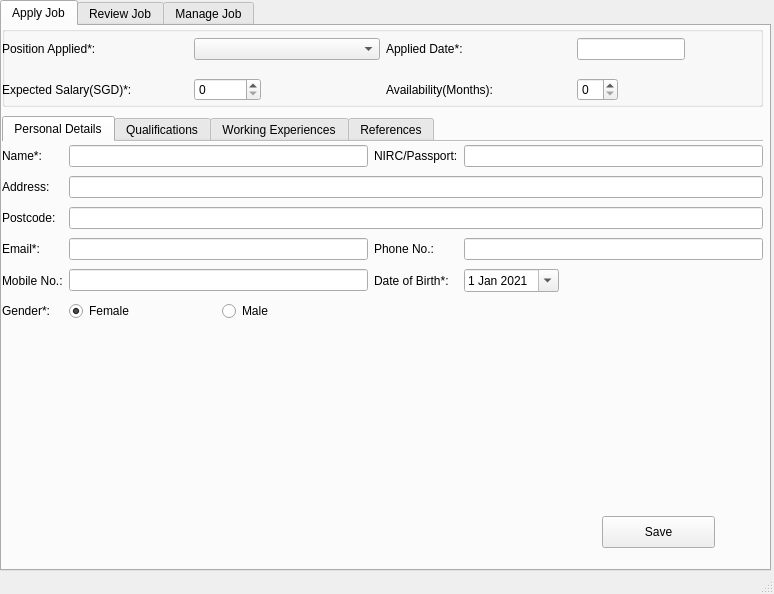
<?xml version="1.0" encoding="UTF-8"?>
<ui version="4.0">
 <class>MainWindow</class>
 <widget class="QMainWindow" name="MainWindow">
  <property name="windowModality">
   <enum>Qt::NonModal</enum>
  </property>
  <property name="geometry">
   <rect>
    <x>0</x>
    <y>0</y>
    <width>774</width>
    <height>594</height>
   </rect>
  </property>
  <property name="windowTitle">
   <string>Job Application Exhibition</string>
  </property>
  <property name="toolTipDuration">
   <number>-1</number>
  </property>
  <property name="layoutDirection">
   <enum>Qt::LeftToRight</enum>
  </property>
  <property name="documentMode">
   <bool>false</bool>
  </property>
  <widget class="QWidget" name="centralwidget">
   <widget class="QTabWidget" name="tabWidgetJob">
    <property name="geometry">
     <rect>
      <x>0</x>
      <y>0</y>
      <width>771</width>
      <height>571</height>
     </rect>
    </property>
    <property name="autoFillBackground">
     <bool>false</bool>
    </property>
    <property name="currentIndex">
     <number>0</number>
    </property>
    <property name="usesScrollButtons">
     <bool>true</bool>
    </property>
    <widget class="QWidget" name="tabApply">
     <attribute name="title">
      <string>Apply Job</string>
     </attribute>
     <widget class="QGroupBox" name="groupBox">
      <property name="geometry">
       <rect>
        <x>0</x>
        <y>0</y>
        <width>761</width>
        <height>81</height>
       </rect>
      </property>
      <property name="title">
       <string/>
      </property>
      <widget class="QWidget" name="gridLayoutWidget">
       <property name="geometry">
        <rect>
         <x>0</x>
         <y>0</y>
         <width>761</width>
         <height>88</height>
        </rect>
       </property>
       <layout class="QGridLayout" name="gridLayout">
        <item row="0" column="1">
         <widget class="QComboBox" name="comboBoxPosition"/>
        </item>
        <item row="2" column="2">
         <widget class="QLabel" name="label_4">
          <property name="text">
           <string>Availability(Months):</string>
          </property>
         </widget>
        </item>
        <item row="2" column="3" alignment="Qt::AlignLeft">
         <widget class="QSpinBox" name="spinBoxAvailabilityMonths"/>
        </item>
        <item row="2" column="1" alignment="Qt::AlignLeft">
         <widget class="QDoubleSpinBox" name="doubleSpinBoxExpSalary">
          <property name="decimals">
           <number>0</number>
          </property>
          <property name="maximum">
           <double>100000.000000000000000</double>
          </property>
          <property name="singleStep">
           <double>500.000000000000000</double>
          </property>
         </widget>
        </item>
        <item row="0" column="2">
         <widget class="QLabel" name="label_2">
          <property name="text">
           <string>Applied Date*:</string>
          </property>
         </widget>
        </item>
        <item row="0" column="0">
         <widget class="QLabel" name="label">
          <property name="text">
           <string>Position Applied*:</string>
          </property>
          <property name="textFormat">
           <enum>Qt::AutoText</enum>
          </property>
          <property name="scaledContents">
           <bool>true</bool>
          </property>
         </widget>
        </item>
        <item row="2" column="0">
         <widget class="QLabel" name="label_3">
          <property name="text">
           <string>Expected Salary(SGD)*:</string>
          </property>
         </widget>
        </item>
        <item row="0" column="3" alignment="Qt::AlignLeft">
         <widget class="QLineEdit" name="lineEditAppliedDate">
          <property name="readOnly">
           <bool>false</bool>
          </property>
         </widget>
        </item>
       </layout>
      </widget>
     </widget>
     <widget class="QTabWidget" name="tabWidget">
      <property name="geometry">
       <rect>
        <x>0</x>
        <y>90</y>
        <width>761</width>
        <height>391</height>
       </rect>
      </property>
      <property name="tabPosition">
       <enum>QTabWidget::North</enum>
      </property>
      <property name="tabShape">
       <enum>QTabWidget::Rounded</enum>
      </property>
      <property name="currentIndex">
       <number>0</number>
      </property>
      <property name="elideMode">
       <enum>Qt::ElideRight</enum>
      </property>
      <property name="usesScrollButtons">
       <bool>false</bool>
      </property>
      <property name="documentMode">
       <bool>true</bool>
      </property>
      <property name="tabsClosable">
       <bool>false</bool>
      </property>
      <property name="movable">
       <bool>false</bool>
      </property>
      <property name="tabBarAutoHide">
       <bool>false</bool>
      </property>
      <widget class="QWidget" name="tab">
       <attribute name="title">
        <string>Personal Details</string>
       </attribute>
       <widget class="QWidget" name="gridLayoutWidget_2">
        <property name="geometry">
         <rect>
          <x>0</x>
          <y>0</y>
          <width>761</width>
          <height>182</height>
         </rect>
        </property>
        <layout class="QGridLayout" name="gridLayout_2">
         <item row="5" column="2">
          <layout class="QHBoxLayout" name="horizontalLayout">
           <item>
            <widget class="QRadioButton" name="radioButtonPFemale">
             <property name="text">
              <string>Female</string>
             </property>
             <property name="checked">
              <bool>true</bool>
             </property>
            </widget>
           </item>
           <item>
            <widget class="QRadioButton" name="radioButtonPMale">
             <property name="text">
              <string>Male</string>
             </property>
            </widget>
           </item>
          </layout>
         </item>
         <item row="5" column="0">
          <widget class="QLabel" name="label_12">
           <property name="text">
            <string>Gender*:</string>
           </property>
          </widget>
         </item>
         <item row="4" column="4" alignment="Qt::AlignLeft">
          <widget class="QDateEdit" name="dateEditPBirth">
           <property name="dateTime">
            <datetime>
             <hour>0</hour>
             <minute>0</minute>
             <second>0</second>
             <year>2021</year>
             <month>1</month>
             <day>1</day>
            </datetime>
           </property>
           <property name="calendarPopup">
            <bool>true</bool>
           </property>
          </widget>
         </item>
         <item row="0" column="2">
          <widget class="QLineEdit" name="lineEditPName"/>
         </item>
         <item row="0" column="3">
          <widget class="QLabel" name="label_6">
           <property name="text">
            <string>NIRC/Passport:</string>
           </property>
          </widget>
         </item>
         <item row="0" column="4">
          <widget class="QLineEdit" name="lineEditPPassport"/>
         </item>
         <item row="1" column="0">
          <widget class="QLabel" name="label_7">
           <property name="text">
            <string>Address:</string>
           </property>
          </widget>
         </item>
         <item row="3" column="0">
          <widget class="QLabel" name="label_8">
           <property name="text">
            <string>Email*:</string>
           </property>
          </widget>
         </item>
         <item row="3" column="4">
          <widget class="QLineEdit" name="lineEditPPhone"/>
         </item>
         <item row="4" column="2">
          <widget class="QLineEdit" name="lineEditPMobile"/>
         </item>
         <item row="3" column="2">
          <widget class="QLineEdit" name="lineEditPEmail"/>
         </item>
         <item row="4" column="0">
          <widget class="QLabel" name="label_10">
           <property name="text">
            <string>Mobile No.:</string>
           </property>
          </widget>
         </item>
         <item row="3" column="3">
          <widget class="QLabel" name="label_9">
           <property name="text">
            <string>Phone No.:</string>
           </property>
          </widget>
         </item>
         <item row="4" column="3">
          <widget class="QLabel" name="label_11">
           <property name="text">
            <string>Date of Birth*:</string>
           </property>
          </widget>
         </item>
         <item row="0" column="0">
          <widget class="QLabel" name="label_5">
           <property name="text">
            <string>Name*:</string>
           </property>
          </widget>
         </item>
         <item row="1" column="2" colspan="3">
          <widget class="QLineEdit" name="lineEditPAddress"/>
         </item>
         <item row="2" column="0">
          <widget class="QLabel" name="label_37">
           <property name="text">
            <string>Postcode:</string>
           </property>
          </widget>
         </item>
         <item row="2" column="2" colspan="3">
          <widget class="QLineEdit" name="lineEditPostcode"/>
         </item>
        </layout>
       </widget>
       <widget class="QDialogButtonBox" name="buttonBox">
        <property name="geometry">
         <rect>
          <x>520</x>
          <y>400</y>
          <width>164</width>
          <height>32</height>
         </rect>
        </property>
        <property name="standardButtons">
         <set>QDialogButtonBox::Cancel|QDialogButtonBox::Ok</set>
        </property>
       </widget>
      </widget>
      <widget class="QWidget" name="tab_2">
       <attribute name="title">
        <string>Qualifications</string>
       </attribute>
       <widget class="QTableView" name="tableViewQualification">
        <property name="geometry">
         <rect>
          <x>0</x>
          <y>0</y>
          <width>761</width>
          <height>221</height>
         </rect>
        </property>
        <property name="sizeAdjustPolicy">
         <enum>QAbstractScrollArea::AdjustToContentsOnFirstShow</enum>
        </property>
        <property name="showGrid">
         <bool>true</bool>
        </property>
        <property name="gridStyle">
         <enum>Qt::DashLine</enum>
        </property>
       </widget>
       <widget class="QLabel" name="label_38">
        <property name="geometry">
         <rect>
          <x>10</x>
          <y>250</y>
          <width>101</width>
          <height>16</height>
         </rect>
        </property>
        <property name="text">
         <string>*fill one at least</string>
        </property>
       </widget>
      </widget>
      <widget class="QWidget" name="tab_3">
       <attribute name="title">
        <string>Working Experiences</string>
       </attribute>
       <widget class="QWidget" name="gridLayoutWidget_3">
        <property name="geometry">
         <rect>
          <x>0</x>
          <y>0</y>
          <width>761</width>
          <height>211</height>
         </rect>
        </property>
        <layout class="QGridLayout" name="gridLayout_3">
         <item row="3" column="2">
          <layout class="QHBoxLayout" name="horizontalLayout_3">
           <item>
            <widget class="QLineEdit" name="lineEditWPosition"/>
           </item>
           <item>
            <widget class="QLabel" name="label_16">
             <property name="text">
              <string>From:</string>
             </property>
            </widget>
           </item>
           <item>
            <widget class="QDateEdit" name="dateEditWFrom">
             <property name="calendarPopup">
              <bool>true</bool>
             </property>
            </widget>
           </item>
           <item>
            <widget class="QLabel" name="label_17">
             <property name="text">
              <string>To</string>
             </property>
            </widget>
           </item>
           <item>
            <widget class="QDateEdit" name="dateEditWEnd">
             <property name="calendarPopup">
              <bool>true</bool>
             </property>
            </widget>
           </item>
          </layout>
         </item>
         <item row="4" column="2">
          <layout class="QGridLayout" name="gridLayout_4">
           <item row="0" column="0">
            <widget class="QRadioButton" name="radioButton_3">
             <property name="text">
              <string>Non-Executive </string>
             </property>
             <attribute name="buttonGroup">
              <string notr="true">buttonGroupWLevel</string>
             </attribute>
            </widget>
           </item>
           <item row="0" column="1">
            <widget class="QRadioButton" name="radioButton_4">
             <property name="text">
              <string>Fresh / Entry Level</string>
             </property>
             <attribute name="buttonGroup">
              <string notr="true">buttonGroupWLevel</string>
             </attribute>
            </widget>
           </item>
           <item row="0" column="2">
            <widget class="QRadioButton" name="radioButton_5">
             <property name="text">
              <string>Junior Executive</string>
             </property>
             <attribute name="buttonGroup">
              <string notr="true">buttonGroupWLevel</string>
             </attribute>
            </widget>
           </item>
           <item row="1" column="0">
            <widget class="QRadioButton" name="radioButton_6">
             <property name="text">
              <string>Senior Executive</string>
             </property>
             <property name="checked">
              <bool>true</bool>
             </property>
             <attribute name="buttonGroup">
              <string notr="true">buttonGroupWLevel</string>
             </attribute>
            </widget>
           </item>
           <item row="1" column="1">
            <widget class="QRadioButton" name="radioButton_7">
             <property name="text">
              <string>Manager </string>
             </property>
             <attribute name="buttonGroup">
              <string notr="true">buttonGroupWLevel</string>
             </attribute>
            </widget>
           </item>
           <item row="1" column="2">
            <widget class="QRadioButton" name="radioButton_8">
             <property name="text">
              <string>Senior Manager</string>
             </property>
             <attribute name="buttonGroup">
              <string notr="true">buttonGroupWLevel</string>
             </attribute>
            </widget>
           </item>
          </layout>
         </item>
         <item row="4" column="0">
          <widget class="QLabel" name="label_18">
           <property name="text">
            <string>Level:</string>
           </property>
          </widget>
         </item>
         <item row="2" column="0">
          <widget class="QLabel" name="label_14">
           <property name="text">
            <string>Industry:</string>
           </property>
          </widget>
         </item>
         <item row="1" column="0">
          <widget class="QLabel" name="label_13">
           <property name="text">
            <string>Company:</string>
           </property>
          </widget>
         </item>
         <item row="2" column="2">
          <widget class="QLineEdit" name="lineEditWIndustry"/>
         </item>
         <item row="3" column="0">
          <widget class="QLabel" name="label_15">
           <property name="text">
            <string>Position:</string>
           </property>
          </widget>
         </item>
         <item row="5" column="0">
          <widget class="QLabel" name="label_19">
           <property name="text">
            <string>Monthly Salary(SGD):</string>
           </property>
          </widget>
         </item>
         <item row="1" column="2">
          <widget class="QLineEdit" name="lineEditWCompany"/>
         </item>
         <item row="5" column="2" alignment="Qt::AlignLeft">
          <widget class="QDoubleSpinBox" name="doubleSpinBoxWSalary">
           <property name="minimumSize">
            <size>
             <width>68</width>
             <height>0</height>
            </size>
           </property>
           <property name="decimals">
            <number>0</number>
           </property>
           <property name="maximum">
            <double>100000.000000000000000</double>
           </property>
           <property name="singleStep">
            <double>500.000000000000000</double>
           </property>
          </widget>
         </item>
        </layout>
       </widget>
       <widget class="QCommandLinkButton" name="commandLinkButtonWSaveMore">
        <property name="geometry">
         <rect>
          <x>590</x>
          <y>240</y>
          <width>151</width>
          <height>32</height>
         </rect>
        </property>
        <property name="text">
         <string>Save and Add More</string>
        </property>
       </widget>
      </widget>
      <widget class="QWidget" name="tab_4">
       <attribute name="title">
        <string>References</string>
       </attribute>
       <widget class="QWidget" name="gridLayoutWidget_5">
        <property name="geometry">
         <rect>
          <x>0</x>
          <y>0</y>
          <width>761</width>
          <height>321</height>
         </rect>
        </property>
        <layout class="QGridLayout" name="gridLayout_5">
         <item row="1" column="0">
          <widget class="QGroupBox" name="groupBox_2">
           <property name="title">
            <string>Reference I*</string>
           </property>
           <widget class="QWidget" name="gridLayoutWidget_6">
            <property name="geometry">
             <rect>
              <x>-1</x>
              <y>19</y>
              <width>761</width>
              <height>131</height>
             </rect>
            </property>
            <layout class="QGridLayout" name="gridLayout_7">
             <item row="0" column="2">
              <widget class="QLabel" name="label_21">
               <property name="text">
                <string>Occupation:</string>
               </property>
              </widget>
             </item>
             <item row="2" column="1">
              <widget class="QLineEdit" name="lineEditRContact"/>
             </item>
             <item row="0" column="0">
              <widget class="QLabel" name="label_20">
               <property name="text">
                <string>Name*:</string>
               </property>
              </widget>
             </item>
             <item row="1" column="1" colspan="3">
              <widget class="QLineEdit" name="lineEditRCompany"/>
             </item>
             <item row="1" column="0">
              <widget class="QLabel" name="label_22">
               <property name="text">
                <string>Company / Organization:</string>
               </property>
              </widget>
             </item>
             <item row="0" column="1">
              <widget class="QLineEdit" name="lineEditRName"/>
             </item>
             <item row="0" column="3">
              <widget class="QLineEdit" name="lineEditROccupation"/>
             </item>
             <item row="2" column="0">
              <widget class="QLabel" name="label_23">
               <property name="text">
                <string>Contact No.:</string>
               </property>
              </widget>
             </item>
             <item row="2" column="3">
              <widget class="QLineEdit" name="lineEditREmail"/>
             </item>
             <item row="2" column="2">
              <widget class="QLabel" name="label_24">
               <property name="text">
                <string>Email:</string>
               </property>
              </widget>
             </item>
             <item row="3" column="0">
              <widget class="QLabel" name="label_25">
               <property name="text">
                <string>Relationship*:</string>
               </property>
              </widget>
             </item>
             <item row="3" column="1">
              <widget class="QComboBox" name="comboBoxRRelationship">
               <item>
                <property name="text">
                 <string>ex-colleagues</string>
                </property>
               </item>
               <item>
                <property name="text">
                 <string>non-family(others)</string>
                </property>
               </item>
              </widget>
             </item>
            </layout>
           </widget>
          </widget>
         </item>
         <item row="2" column="0">
          <widget class="QGroupBox" name="groupBox_3">
           <property name="title">
            <string>Reference II</string>
           </property>
           <widget class="QWidget" name="gridLayoutWidget_7">
            <property name="geometry">
             <rect>
              <x>0</x>
              <y>20</y>
              <width>761</width>
              <height>141</height>
             </rect>
            </property>
            <layout class="QGridLayout" name="gridLayout_8">
             <item row="2" column="1">
              <widget class="QLineEdit" name="lineEditRContact2"/>
             </item>
             <item row="0" column="0">
              <widget class="QLabel" name="label_27">
               <property name="text">
                <string>Name*:</string>
               </property>
              </widget>
             </item>
             <item row="1" column="1" colspan="3">
              <widget class="QLineEdit" name="lineEditRCompany2"/>
             </item>
             <item row="1" column="0">
              <widget class="QLabel" name="label_28">
               <property name="text">
                <string>Company / Organization:</string>
               </property>
              </widget>
             </item>
             <item row="0" column="1">
              <widget class="QLineEdit" name="lineEditRName2"/>
             </item>
             <item row="0" column="3">
              <widget class="QLineEdit" name="lineEditROccupation2"/>
             </item>
             <item row="2" column="0">
              <widget class="QLabel" name="label_29">
               <property name="text">
                <string>Contact No.:</string>
               </property>
              </widget>
             </item>
             <item row="2" column="3">
              <widget class="QLineEdit" name="lineEditREmail2"/>
             </item>
             <item row="2" column="2">
              <widget class="QLabel" name="label_30">
               <property name="text">
                <string>Email:</string>
               </property>
              </widget>
             </item>
             <item row="3" column="0">
              <widget class="QLabel" name="label_31">
               <property name="text">
                <string>Relationship:*</string>
               </property>
              </widget>
             </item>
             <item row="3" column="1">
              <widget class="QComboBox" name="comboBoxRRelationship2">
               <item>
                <property name="text">
                 <string>ex-colleagues</string>
                </property>
               </item>
               <item>
                <property name="text">
                 <string>non-family(others)</string>
                </property>
               </item>
              </widget>
             </item>
             <item row="0" column="2">
              <widget class="QLabel" name="label_26">
               <property name="text">
                <string>Occupation:</string>
               </property>
              </widget>
             </item>
             <item row="4" column="0">
              <widget class="QLabel" name="label_39">
               <property name="text">
                <string>TextLabel</string>
               </property>
              </widget>
             </item>
            </layout>
           </widget>
          </widget>
         </item>
        </layout>
       </widget>
       <widget class="QLabel" name="label_40">
        <property name="geometry">
         <rect>
          <x>0</x>
          <y>330</y>
          <width>101</width>
          <height>16</height>
         </rect>
        </property>
        <property name="text">
         <string>*fill one at least</string>
        </property>
       </widget>
      </widget>
     </widget>
     <widget class="QPushButton" name="pushButtonApplySave">
      <property name="geometry">
       <rect>
        <x>600</x>
        <y>490</y>
        <width>113</width>
        <height>32</height>
       </rect>
      </property>
      <property name="text">
       <string>Save</string>
      </property>
     </widget>
    </widget>
    <widget class="QWidget" name="tabReview">
     <attribute name="title">
      <string>Review Job</string>
     </attribute>
     <widget class="QWidget" name="gridLayoutWidget_4">
      <property name="geometry">
       <rect>
        <x>0</x>
        <y>40</y>
        <width>761</width>
        <height>481</height>
       </rect>
      </property>
      <layout class="QGridLayout" name="gridLayout_6">
       <item row="1" column="0">
        <widget class="QGroupBox" name="groupBox_5">
         <property name="title">
          <string>For Human Resource Used ONLY</string>
         </property>
         <widget class="QWidget" name="gridLayoutWidget_8">
          <property name="geometry">
           <rect>
            <x>0</x>
            <y>20</y>
            <width>761</width>
            <height>141</height>
           </rect>
          </property>
          <layout class="QGridLayout" name="gridLayout_9">
           <item row="3" column="0">
            <widget class="QLabel" name="label_35">
             <property name="text">
              <string>Reason:</string>
             </property>
            </widget>
           </item>
           <item row="1" column="2">
            <widget class="QLabel" name="label_33">
             <property name="text">
              <string>HR Officer*:</string>
             </property>
            </widget>
           </item>
           <item row="1" column="1">
            <widget class="QLineEdit" name="lineEditReviewReceivedDate">
             <property name="readOnly">
              <bool>true</bool>
             </property>
            </widget>
           </item>
           <item row="1" column="0">
            <widget class="QLabel" name="label_32">
             <property name="text">
              <string>Date Received*:</string>
             </property>
            </widget>
           </item>
           <item row="2" column="1" colspan="3">
            <layout class="QGridLayout" name="gridLayout_10">
             <item row="1" column="1">
              <widget class="QRadioButton" name="radioButton_12">
               <property name="text">
                <string>Call for Interview</string>
               </property>
               <property name="checked">
                <bool>true</bool>
               </property>
               <attribute name="buttonGroup">
                <string notr="true">buttonGroupReviewOutcome</string>
               </attribute>
              </widget>
             </item>
             <item row="0" column="0">
              <widget class="QRadioButton" name="radioButton_9">
               <property name="text">
                <string>Discard</string>
               </property>
               <attribute name="buttonGroup">
                <string notr="true">buttonGroupReviewOutcome</string>
               </attribute>
              </widget>
             </item>
             <item row="0" column="1">
              <widget class="QRadioButton" name="radioButton_10">
               <property name="text">
                <string>Keep for Future</string>
               </property>
               <attribute name="buttonGroup">
                <string notr="true">buttonGroupReviewOutcome</string>
               </attribute>
              </widget>
             </item>
             <item row="1" column="0">
              <widget class="QRadioButton" name="radioButton_11">
               <property name="text">
                <string>Insufficient Documents</string>
               </property>
               <attribute name="buttonGroup">
                <string notr="true">buttonGroupReviewOutcome</string>
               </attribute>
              </widget>
             </item>
             <item row="1" column="2">
              <widget class="QRadioButton" name="radioButton_13">
               <property name="text">
                <string>Offer without Interview </string>
               </property>
               <attribute name="buttonGroup">
                <string notr="true">buttonGroupReviewOutcome</string>
               </attribute>
              </widget>
             </item>
            </layout>
           </item>
           <item row="1" column="3">
            <widget class="QLineEdit" name="lineEditReviewOfficer"/>
           </item>
           <item row="2" column="0">
            <widget class="QLabel" name="label_34">
             <property name="text">
              <string>Outcome*:</string>
             </property>
            </widget>
           </item>
           <item row="3" column="1" colspan="3">
            <widget class="QLineEdit" name="lineEditReviewReason"/>
           </item>
           <item row="4" column="0">
            <widget class="QLabel" name="label_36">
             <property name="text">
              <string>Date Review*:</string>
             </property>
            </widget>
           </item>
           <item row="4" column="1">
            <widget class="QLineEdit" name="lineEditReviewDate">
             <property name="enabled">
              <bool>true</bool>
             </property>
             <property name="dragEnabled">
              <bool>false</bool>
             </property>
             <property name="readOnly">
              <bool>true</bool>
             </property>
             <property name="clearButtonEnabled">
              <bool>false</bool>
             </property>
            </widget>
           </item>
          </layout>
         </widget>
         <widget class="QPushButton" name="pushButtonReviewSave">
          <property name="geometry">
           <rect>
            <x>590</x>
            <y>210</y>
            <width>113</width>
            <height>32</height>
           </rect>
          </property>
          <property name="text">
           <string>Save</string>
          </property>
         </widget>
        </widget>
       </item>
       <item row="0" column="0">
        <widget class="QGroupBox" name="groupBox_4">
         <property name="title">
          <string>Apply Jobs</string>
         </property>
         <widget class="QTableView" name="tableViewReviewJobs">
          <property name="enabled">
           <bool>true</bool>
          </property>
          <property name="geometry">
           <rect>
            <x>0</x>
            <y>20</y>
            <width>761</width>
            <height>221</height>
           </rect>
          </property>
          <property name="verticalScrollBarPolicy">
           <enum>Qt::ScrollBarAlwaysOn</enum>
          </property>
          <property name="horizontalScrollBarPolicy">
           <enum>Qt::ScrollBarAlwaysOn</enum>
          </property>
          <property name="sizeAdjustPolicy">
           <enum>QAbstractScrollArea::AdjustToContentsOnFirstShow</enum>
          </property>
          <property name="editTriggers">
           <set>QAbstractItemView::NoEditTriggers</set>
          </property>
          <property name="selectionMode">
           <enum>QAbstractItemView::SingleSelection</enum>
          </property>
          <property name="selectionBehavior">
           <enum>QAbstractItemView::SelectRows</enum>
          </property>
          <property name="gridStyle">
           <enum>Qt::SolidLine</enum>
          </property>
          <property name="sortingEnabled">
           <bool>true</bool>
          </property>
         </widget>
        </widget>
       </item>
      </layout>
     </widget>
     <widget class="QGroupBox" name="groupBox_7">
      <property name="geometry">
       <rect>
        <x>0</x>
        <y>0</y>
        <width>761</width>
        <height>41</height>
       </rect>
      </property>
      <property name="title">
       <string/>
      </property>
      <widget class="QWidget" name="gridLayoutWidget_9">
       <property name="geometry">
        <rect>
         <x>0</x>
         <y>0</y>
         <width>761</width>
         <height>33</height>
        </rect>
       </property>
       <layout class="QGridLayout" name="gridLayout_11">
        <item row="0" column="2">
         <widget class="QLabel" name="label_41">
          <property name="text">
           <string>Outcome:</string>
          </property>
         </widget>
        </item>
        <item row="0" column="3">
         <widget class="QComboBox" name="comboBoxQueryOutcome">
          <item>
           <property name="text">
            <string>none</string>
           </property>
          </item>
          <item>
           <property name="text">
            <string>Discard</string>
           </property>
          </item>
          <item>
           <property name="text">
            <string>Keep for Future</string>
           </property>
          </item>
          <item>
           <property name="text">
            <string>Insufficient Documents</string>
           </property>
          </item>
          <item>
           <property name="text">
            <string>Call for Interview</string>
           </property>
          </item>
          <item>
           <property name="text">
            <string>Offer without Interview</string>
           </property>
          </item>
         </widget>
        </item>
        <item row="0" column="1">
         <widget class="QLineEdit" name="lineEditQueryOfficerName"/>
        </item>
        <item row="0" column="0">
         <widget class="QLabel" name="label_42">
          <property name="text">
           <string>HR/Officer</string>
          </property>
         </widget>
        </item>
        <item row="0" column="4">
         <widget class="QCommandLinkButton" name="commandLinkButtonGo">
          <property name="text">
           <string>Go Searching</string>
          </property>
         </widget>
        </item>
       </layout>
      </widget>
     </widget>
    </widget>
    <widget class="QWidget" name="tabManage">
     <attribute name="title">
      <string>Manage Job</string>
     </attribute>
     <widget class="QGroupBox" name="groupBox_6">
      <property name="geometry">
       <rect>
        <x>0</x>
        <y>0</y>
        <width>771</width>
        <height>481</height>
       </rect>
      </property>
      <property name="title">
       <string>Position Applied</string>
      </property>
      <widget class="QTableView" name="tableViewMJob">
       <property name="geometry">
        <rect>
         <x>-5</x>
         <y>21</y>
         <width>771</width>
         <height>461</height>
        </rect>
       </property>
      </widget>
     </widget>
     <widget class="QPushButton" name="pushButtonMJobSave">
      <property name="geometry">
       <rect>
        <x>590</x>
        <y>500</y>
        <width>113</width>
        <height>32</height>
       </rect>
      </property>
      <property name="text">
       <string>Save</string>
      </property>
     </widget>
    </widget>
   </widget>
  </widget>
  <widget class="QStatusBar" name="statusbar"/>
 </widget>
 <resources/>
 <connections/>
 <buttongroups>
  <buttongroup name="buttonGroupReviewOutcome"/>
  <buttongroup name="buttonGroupWLevel"/>
 </buttongroups>
</ui>
